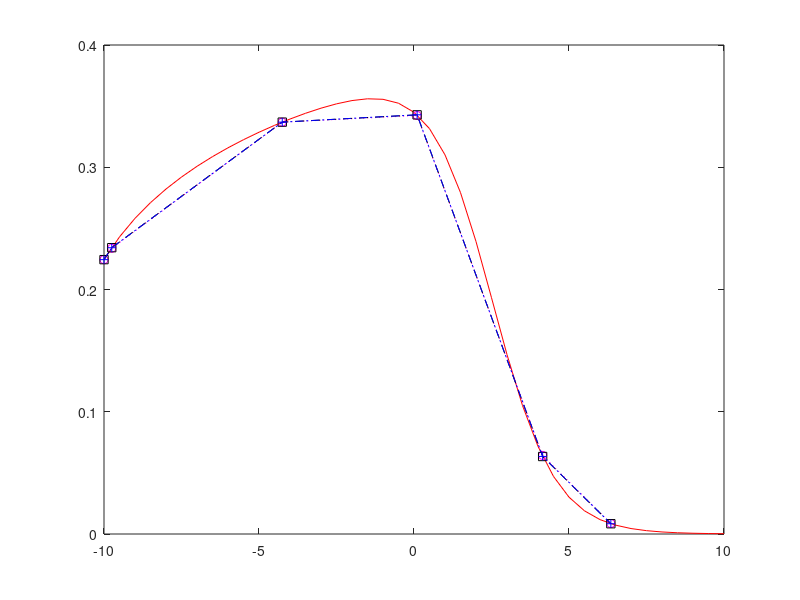

MATLAB code to generate this figure:
clear all
x=-10:0.5:10;
y=(log(abs(x+12))+2)./(exp(x)+12);
xi=[-10 -9.75 -4.25 0.1 4.15 6.35];
yi1=interp1(x,y,xi,'linear');
yi2=interp1(x,y,xi,'spline');
yi3=interp1(x,y,xi,'pchip');
plot(x,y,'r-',xi,yi1,'m:o',xi,yi2,'k--s',xi,yi3,'b-.+')